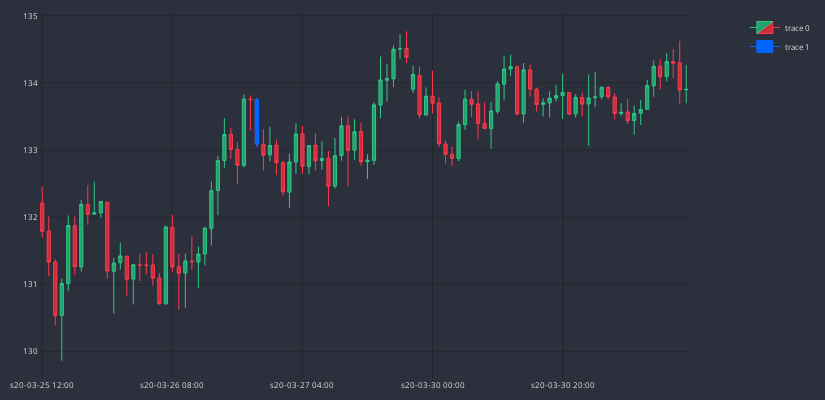

Source (notebook cell):
### Code cell
MARKER = '#0066FF'
dfp = df_an.iloc[26200:26300]
cp = CandlePlot(dfp, candles=True)
df_temp = cp.df_plot[cp.df_plot.EVENING_STAR == True]
cp.fig.add_trace(go.Candlestick(
                x = df_temp.sTime,
                open = df_temp.mid_o,
                high = df_temp.mid_h,
                low = df_temp.mid_l,
                close = df_temp.mid_c,
                line = dict(width=1), opacity=1,
                increasing_fillcolor = MARKER,
                decreasing_fillcolor = MARKER,
                increasing_line_color = MARKER,
                decreasing_line_color = MARKER
            ))
cp.fig.update_yaxes(
            gridcolor = "#1f292f"
)
cp.fig.update_xaxes(
    gridcolor = "#1f292f",
    rangeslider = dict(visible = False),
    nticks = 5
)
cp.fig.update_layout(
    width = 825,
    height = 400,
    margin = dict(l=10, r=10, b=10, t=10),
    paper_bgcolor="#2c303c",
    plot_bgcolor="#2c303c",
    font = dict(size=8, color = "#e1e1e1")
)
